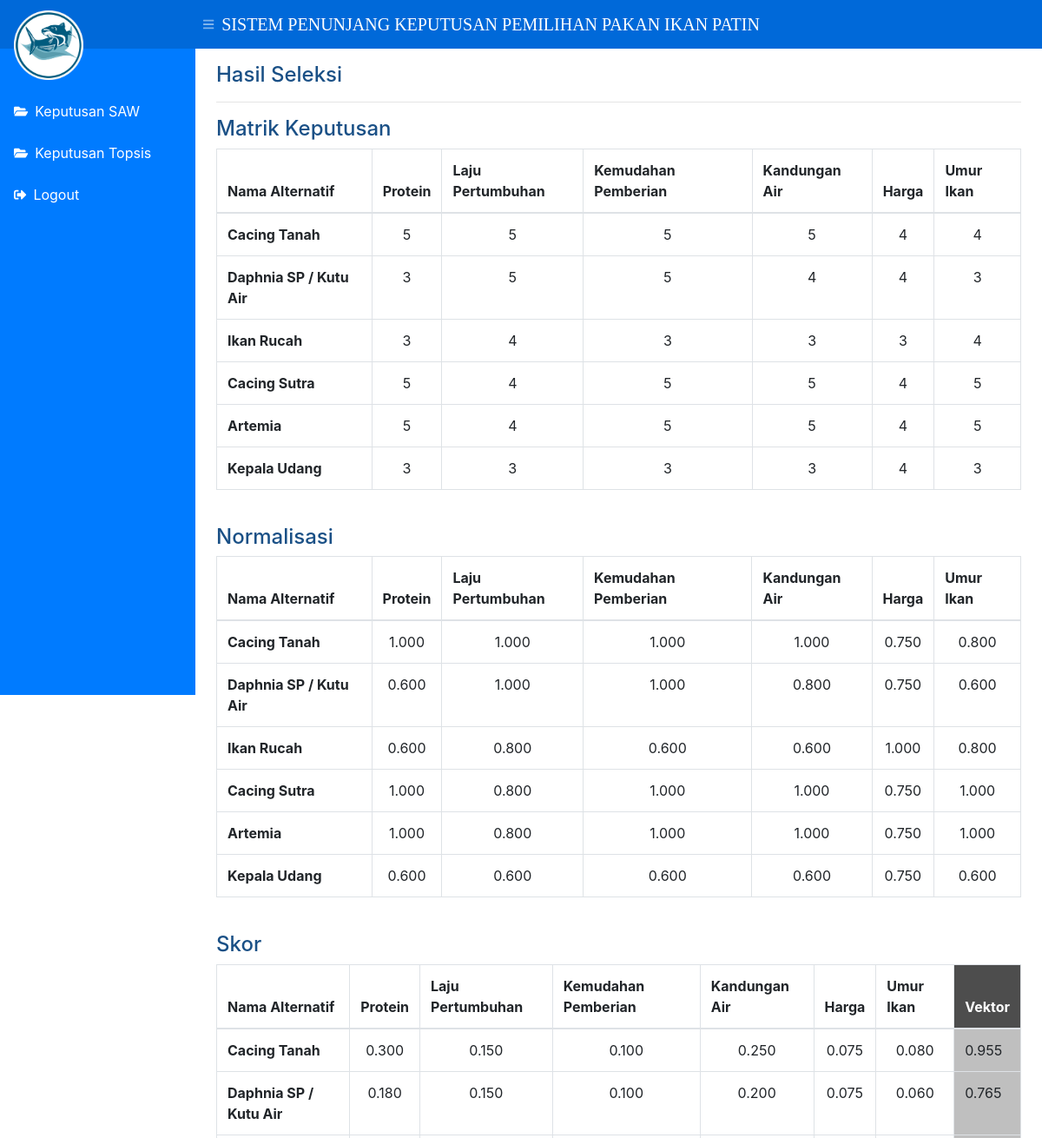
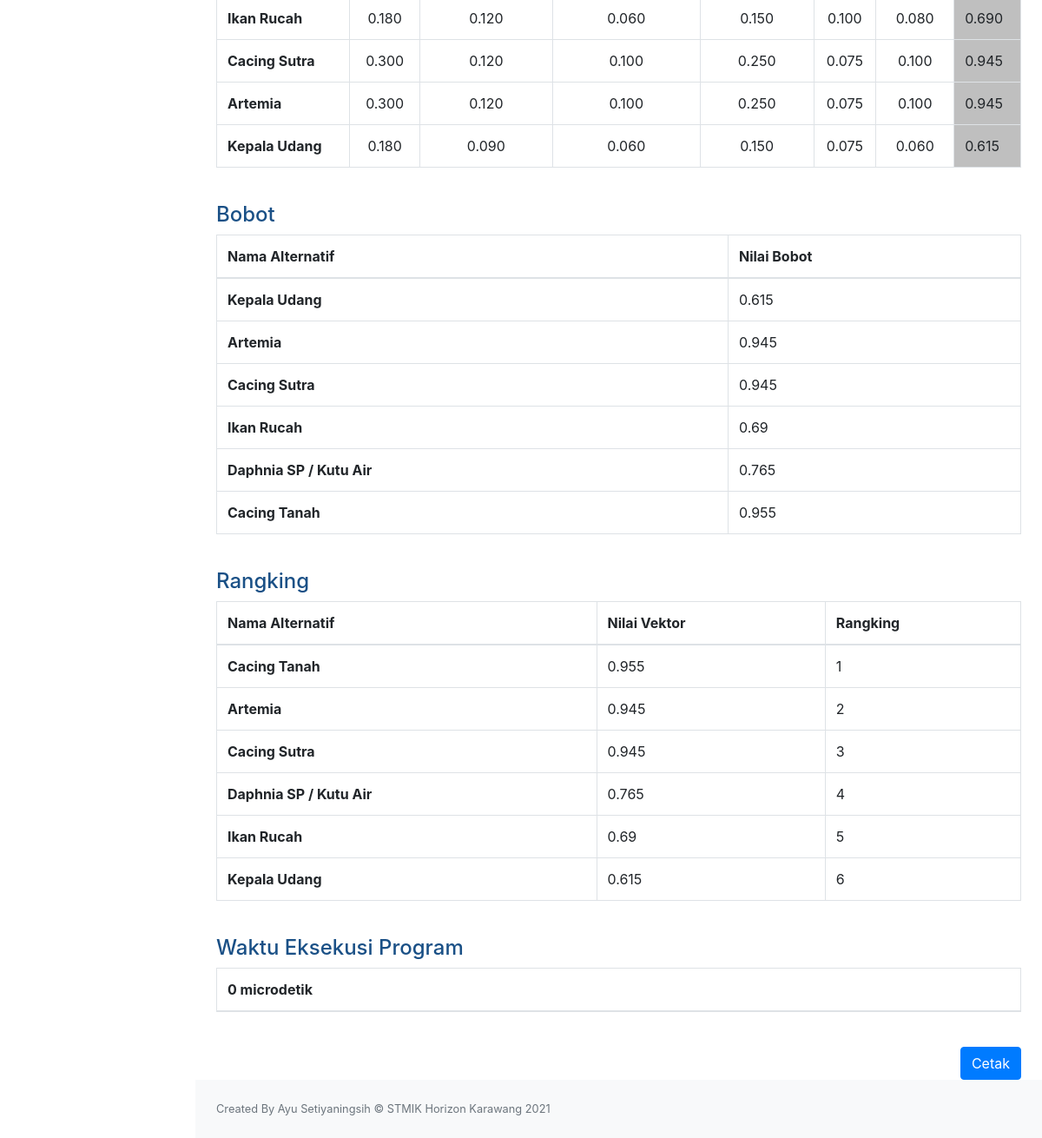
Screenshot of /index1.php?page=saw with the database file from the repository (2 pictures, top to bottom).
### tables this page shows
CREATE TABLE `pakan` (
  `kd_pakan` varchar(6) NOT NULL,
  `nm_pakan` varchar(25) NOT NULL
);

CREATE TABLE `kriteria` (
  `kd_kriteria` varchar(6) NOT NULL,
  `nm_kriteria` varchar(20) NOT NULL,
  `tipe` varchar(20) NOT NULL,
  `bobot` float NOT NULL
);

### class/class_keputusan_saw.php (called while the page is built)
<?php
class KeputusanSAW
{
    function normalisasi($matriks, $tipe)
    {
        foreach ($matriks as $key1 => $val1) {
            foreach ($val1 as $key2 => $val2) {
                $x = $key2;
            }
            $y = $key1;
        }
        $hasil = array();
        for ($col = 0; $col <= $x; $col++) {
            $dt = array();
            for ($row = 0; $row <= $y; $row++) {
                $dt[] = $matriks[$row][$col];
            }
            for ($row = 0; $row <= $y; $row++) {
                if ($matriks[$row][$col] == '') {
                    $hasil[$row][$col] = 0;
                } else {
                    if ($tipe[$col] == 'Benefit') {
                        $hasil[$row][$col] = $matriks[$row][$col] / max($dt);
                    } else {
                        $hasil[$row][$col] = min($dt) / $matriks[$row][$col];
                    }
                }
            }
        }
        return $hasil;
    }
    function skor($matriks, $bobot)
    {
        foreach ($matriks as $key1 => $val1) {
            foreach ($val1 as $key2 => $val2) {
                $x = $key2;
            }
            $y = $key1;
        }
        $hasil = array();
        for ($row = 0; $row <= $x; $row++) {
            for ($col = 0; $col <= $y; $col++) {
                $hasil[$col][$row] = $matriks[$col][$row] * $bobot[$row];
            }
        }
        return $hasil;
    }
    function vektor($matriks)
    {
        foreach ($matriks as $key1 => $val1) {
            foreach ($val1 as $key2 => $val2) {
                $x = $key2;
            }
            $y = $key1;
        }
        $hasil = array();
        for ($col = 0; $col <= $y; $col++) {
            $vektor = 0;
            for ($row = 0; $row <= $x; $row++) {
                $vektor = $matriks[$col][$row] + $vektor;
            }
            $hasil[] = $vektor;
        }
        return $hasil;
    }
}

### keputusan_saw.php (the view, shortened to what this page needs)
<?php
include "./class/class_keputusan_saw.php";
$config 	= new koneksi;
$db 		= $config->koneksi();
$data_saw 			= new KeputusanSAW();
$jmlhrowpenilaian = mysqli_query($db, "SELECT DISTINCT kd_kriteria FROM penilaian ORDER BY id");
$jmlhrowp = mysqli_num_rows($jmlhrowpenilaian);
$jmlhrowkriteria 	= mysqli_query($db, "select kd_kriteria from kriteria");
$jmlhrowk 	= mysqli_num_rows($jmlhrowkriteria);
if ($jmlhrowp !== $jmlhrowk){
	echo "
	<script>
		alert('Lengkapi Terlebih Dahulu Penilaian !');  window.location.href = 'index1.php?page=form-penilaian';
	</script>
	";
}
else{
$mulai = microtime(true);
$array_kriteria = array();
$array_bobot	= array();
$array_tipe		= array();
$isi_kriteria 	= mysqli_query($db, "select * from kriteria");
foreach ($isi_kriteria as $row_kriteria) {
	$array_kriteria[] = $row_kriteria['kd_kriteria'];
	$array_bobot[] = round(($row_kriteria['bobot'] / 100), 2);
	$array_tipe[] = $row_kriteria['tipe'];
}
$array_pakan		= array();
$isi_pakan = mysqli_query($db, "SELECT DISTINCT kd_pakan FROM penilaian ORDER BY id");
foreach ($isi_pakan as $row_pakan) {
	$array_pakan[] = $row_pakan['kd_pakan'];
}
$matriks = array();
for ($row = 0; $row < sizeof($array_pakan); $row++) {
	for ($col = 0; $col < sizeof($array_kriteria); $col++) {
		$isi_value = mysqli_query($db, "SELECT * FROM penilaian WHERE kd_pakan = '" . $array_pakan[$row] . "' AND kd_kriteria = '" . $array_kriteria[$col] . "'");
		$row_value = $isi_value->fetch_assoc();
		$matriks[$row][$col]			= $row_value['nilai'];
	}
}
if ((sizeof($array_kriteria) == false) or (sizeof($array_pakan) == false)) {
?>
	<body>
		<div class="wrapper">
			<div class="section">
				<div class="header" style="margin-top:85px; border: 1px solid; ">
					<a href="http://localhost/dbpakan">Beranda</a> / Simple Additive Weighting (SAW)
				</div>
				<div style="border:2px solid #BFBFBF; padding:7px;margin-top:5px;border-radius:5px">
					<h3>Belum ada data penilaian, silakan isi penilaian terlebih dahulu</h3>
				</div>
			</div>
	</body>
<?php
} else {
	$normalisasi 	= $data_saw->normalisasi($matriks, $array_tipe);
	$skor 			= $data_saw->skor($normalisasi, $array_bobot);
	$vektor			= $data_saw->vektor($skor);
?>
	<div class="container mt-3">
		<div class='box-header'>
			<h4 class='box-title'>Hasil Seleksi</h4>
			<hr>
			<h4 class='box-title'>Matrik Keputusan</h4>
		</div>
		<table class="demo-tableMatriks">
			<?php
			$first = true;
			foreach ($matriks as $key1 => $val1) {
				if ($first) { ?>
					<table class="table table-bordered">
						<thead>
							<tr>
								<th>Nama Alternatif</th>
								<?php
								foreach ($val1 as $key2 => $value2) {
									$nama_kriteria = mysqli_query($db, "SELECT * FROM kriteria WHERE kd_kriteria = '" . $array_kriteria[$key2] . "'");
									$row_nama = $nama_kriteria->fetch_assoc();
								?><th><?php echo $row_nama['nm_kriteria'] ?></th>
								<?php
								} ?>
							</tr>
						</thead>
					<?php
					$first = false;
				}
				$nama_pakan = mysqli_query($db, "SELECT * FROM pakan WHERE kd_pakan = '" . $array_pakan[$key1] . "'");
				$row_nama_pakan = $nama_pakan->fetch_assoc();
					?>
					<tr>
						<th><?php echo $row_nama_pakan['nm_pakan'] ?></th>
						<?php
						foreach ($val1 as $key2 => $value2) {
							$n		= $value2;
							if ($n == '') {
								$nn = 0;
							} else {
								$nn = $n;
							}
						?><td class='text-center'><?php echo $nn ?></td>
						<?php
						}
						?>
					</tr><?php
						} ?>
					</table>
					<br>
					<div class='box-header'>
						<h4 class='box-title'>Normalisasi</h4>
					</div>
					<table class="demo-tableMatriks">
						<?php
						$first = true;
						foreach ($normalisasi as $key1 => $val1) {
							if ($first) { ?>
								<table class="table table-bordered">
									<thead>
										<tr>
											<th>Nama Alternatif</th>
											<?php
											foreach ($val1 as $key2 => $value2) {
												$nama_kriteria = mysqli_query($db, "SELECT * FROM kriteria WHERE kd_kriteria = '" . $array_kriteria[$key2] . "'");
												$row_nama = $nama_kriteria->fetch_assoc();
											?><th><?php echo $row_nama['nm_kriteria'] ?></th>
											<?php
											} ?>
										</tr>
									</thead>
								<?php
								$first = false;
							}
							$nama_pakan = mysqli_query($db, "SELECT * FROM pakan WHERE kd_pakan = '" . $array_pakan[$key1] . "'");
							$row_nama_pakan = $nama_pakan->fetch_assoc();
								?>
								<tr>
									<th><?php echo $row_nama_pakan['nm_pakan'] ?></th>
									<?php
									foreach ($val1 as $key2 => $value2) {
										$n		= $value2;
										if ($n == '') {
											$nn = 0;
										} else {
											$nn = $n;
										}
									?><td class='text-center'><?php echo number_format($nn, 3) ?></td>
								<?php
									}
								} ?>
								</table>
								<br>
								<div class='box-header'>
									<h4 class='box-title'>Skor</h4>
								</div>
								<table class="demo-tableMatriks">
									<?php
									$first = true;
									foreach ($skor as $key1 => $val1) {
										if ($first) { ?>
											<table class="table table-bordered">
												<thead>
													<tr>
														<th>Nama Alternatif</th>
														<?php
														foreach ($val1 as $key2 => $value2) {
															$nama_kriteria = mysqli_query($db, "SELECT * FROM kriteria WHERE kd_kriteria = '" . $array_kriteria[$key2] . "'");
															$row_nama = $nama_kriteria->fetch_assoc();
														?><th><?php echo $row_nama['nm_kriteria'] ?></th>
														<?php
														} ?>
														<th style="background-color:#4D4D4D;color:white">Vektor</th>
													</tr>
												</thead>
											<?php
											$first = false;
										}
										$nama_pakan = mysqli_query($db, "SELECT * FROM pakan WHERE kd_pakan = '" . $array_pakan[$key1] . "'");
										$row_nama_pakan = $nama_pakan->fetch_assoc();
											?>
											<tr>
												<th><?php echo $row_nama_pakan['nm_pakan'] ?></th>
												<?php
												foreach ($val1 as $key2 => $value2) {
													$n		= $value2;
													if ($n == '') {
														$nn = 0;
													} else {
														$nn = $n;
													}
												?><td class='text-center'><?php echo number_format($nn, 3) ?></td>
												<?php
												}
												?><td style="background-color:#BFBFBF"><?php echo number_format($vektor[$key1], 3) ?></td>
											</tr><?php
												} ?>
											</table>
											<br>
											<div class='box-header'>
												<h4 class='box-title'>Bobot</h4>
											</div>
											<?php krsort($vektor); ?>
											<table class="table table-bordered">
												<thead>
													<th>Nama Alternatif</th>
													<th>Nilai Bobot</th>
												</thead>
												<?php
												foreach ($vektor as $rr => $nilai) { ?>
													<tr>
														<th><?php
															$nama_pakan = mysqli_query($db, "SELECT * FROM pakan WHERE kd_pakan = '" . $array_pakan[$rr] . "'");
															$row_nama_pakan = $nama_pakan->fetch_assoc();
															echo $row_nama_pakan['nm_pakan'];
															?>
														</th>
														<td><?php echo round($nilai, 3) ?></td>
													</tr>
												<?php
												}
												?>
											</table>
											<?php
											$akhir = microtime(true) - $mulai;
											?>
											<br>
											<div id="area">
												<div class='box-header'>
													<h4 class='box-title'>Rangking</h4>
												</div>
												<?php arsort($vektor); ?>
												<table class="table table-bordered" id='area'>
													<thead>
														<th>Nama Alternatif</th>
														<th>Nilai Vektor</th>
														<th>Rangking</th>
													</thead>
													<?php
													$no = 1;
													foreach ($vektor as $rr => $nilai) { ?>
														<tr>
															<th><?php
																$nama_pakan = mysqli_query($db, "SELECT * FROM pakan WHERE kd_pakan = '" . $array_pakan[$rr] . "'");
																$row_nama_pakan = $nama_pakan->fetch_assoc();
																echo $row_nama_pakan['nm_pakan'];
																?>
															</th>
															<td><?php echo round($nilai, 3) ?></td>
															<td><?php echo $no;
																$no++; ?></td>
														</tr>
													<?php
													}
													?>
												</table>
												<br>
												<div class='box-header'>
													<h4 class='box-title'>Waktu Eksekusi Program</h4>
												</div>
												<table class='table table-bordered'>
													<thead>
														<tr>
															<th><?= round($akhir, 4) ?> microdetik</th>
														</tr>
												</table>
								</table>
								<br>
	</div>
	<div class="d-flex flex-row-reverse"> <button class="btn btn-primary" onclick="ceta('area')">Cetak</button></div>
	</body>
<?php }
}?>
</html>

### index1.php (shortened to what this page needs)
<!DOCTYPE html>
<html lang="en">
<head>
    <link href="css/styles.css" rel="stylesheet" />
    <link href="https://cdn.datatables.net/1.10.20/css/dataTables.bootstrap4.min.css" rel="stylesheet" />
</head>
<body class="sb-nav-fixed">
    <nav class="sb-topnav navbar navbar-expand navbar-dark btn-primary">
        <a class="navbar-brand mt-5" href="index1.php?page=dashboard">
            <img src="circle-cropped.png" class="d-flex justify-align-center" alt="" style="width: 5rem;">
        </a>
        <button class="btn btn-link btn-sm order-1 order-lg-0" id="sidebarToggle" href="#"><i class="fas fa-bars"></i></button>
        <div class="text">
            <marquee style="font-family: times new roman; font-size:20px; color:#ffffff">SISTEM PENUNJANG KEPUTUSAN PEMILIHAN PAKAN IKAN PATIN</marquee>
        </div>
    </nav>
    <div id="layoutSidenav">
        <div id="layoutSidenav_nav">
            <nav class="sb-sidenav accordion sb-sidenav-dark bg-primary" id="sidenavAccordion">
                <div class="sb-sidenav-menu mt-5">
                    <div class="nav">
                        <a class="nav-link active" href="index1.php?page=saw">
                            <div class="sb-nav-link-icon"><i class="fas fa-folder-open"></i></div>
                            Keputusan SAW
                        </a>
                        <a class="nav-link active" href="index1.php?page=topsis&k=nilai_matriks">
                            <div class="sb-nav-link-icon"><i class="fas fa-folder-open"></i></div>
                            Keputusan Topsis
                        </a>
                        <a class="nav-link active" href="index.php?page=logout" onclick="return confirm('Logout ?')">
                            <div class="sb-nav-link-icon"><i class="fas fa-sign-out-alt"></i></div>
                            Logout
                        </a>
                    </div>
                </div>
            </nav>
        </div>
        <div id="layoutSidenav_content">
            <main>
                <?php
                if (isset($_GET['page'])) {
                    $page = $_GET['page'];
                    switch ($page) {
                        case 'saw';
                            include 'keputusan_saw.php';
                            break;
                    }
                }
                ?>
            <footer class="py-4 bg-light mt-auto">
                <div class="container-fluid">
                    <div class="d-flex align-items-center justify-content-between small">
                        <div class="text-muted">Created By Ayu Setiyaningsih &copy; STMIK Horizon Karawang 2021</div>
                    </div>
                </div>
            </footer>
</body>
</html>

### rows the page displays
pakan: nm_pakan "Cacing Tanah", nn "5", nn "4", nn "1.000", nn "0.750", nn "0.800", nn "0.300", nn "0.150", nn "0.100", nn "0.250", nn "0.075", nn "0.080", key1 "0.955", nilai "0.955"
kriteria: nm_kriteria "Protein"
kriteria: nm_kriteria "Laju Pertumbuhan"
kriteria: nm_kriteria "Kemudahan Pemberian"
kriteria: nm_kriteria "Kandungan Air"
kriteria: nm_kriteria "Harga"
kriteria: nm_kriteria "Umur Ikan"
pakan: nm_pakan "Daphnia SP / Kutu Air", nn "3", nn "5", nn "4", nn "0.600", nn "1.000", nn "0.800", nn "0.750", nn "0.180", nn "0.150", nn "0.100", nn "0.200", nn "0.075", nn "0.060", key1 "0.765", nilai "0.765"
pakan: nm_pakan "Ikan Rucah", nn "3", nn "4", nn "0.600", nn "0.800", nn "1.000", nn "0.180", nn "0.120", nn "0.060", nn "0.150", nn "0.100", nn "0.080", key1 "0.690", nilai "0.69"
pakan: nm_pakan "Cacing Sutra", nn "5", nn "4", nn "1.000", nn "0.800", nn "0.750", nn "0.300", nn "0.120", nn "0.100", nn "0.250", nn "0.075", key1 "0.945", nilai "0.945"
pakan: nm_pakan "Artemia", nn "5", nn "4", nn "1.000", nn "0.800", nn "0.750", nn "0.300", nn "0.120", nn "0.100", nn "0.250", nn "0.075", key1 "0.945", nilai "0.945"
pakan: nm_pakan "Kepala Udang", nn "3", nn "4", nn "0.600", nn "0.750", nn "0.180", nn "0.090", nn "0.060", nn "0.150", nn "0.075", key1 "0.615", nilai "0.615"
